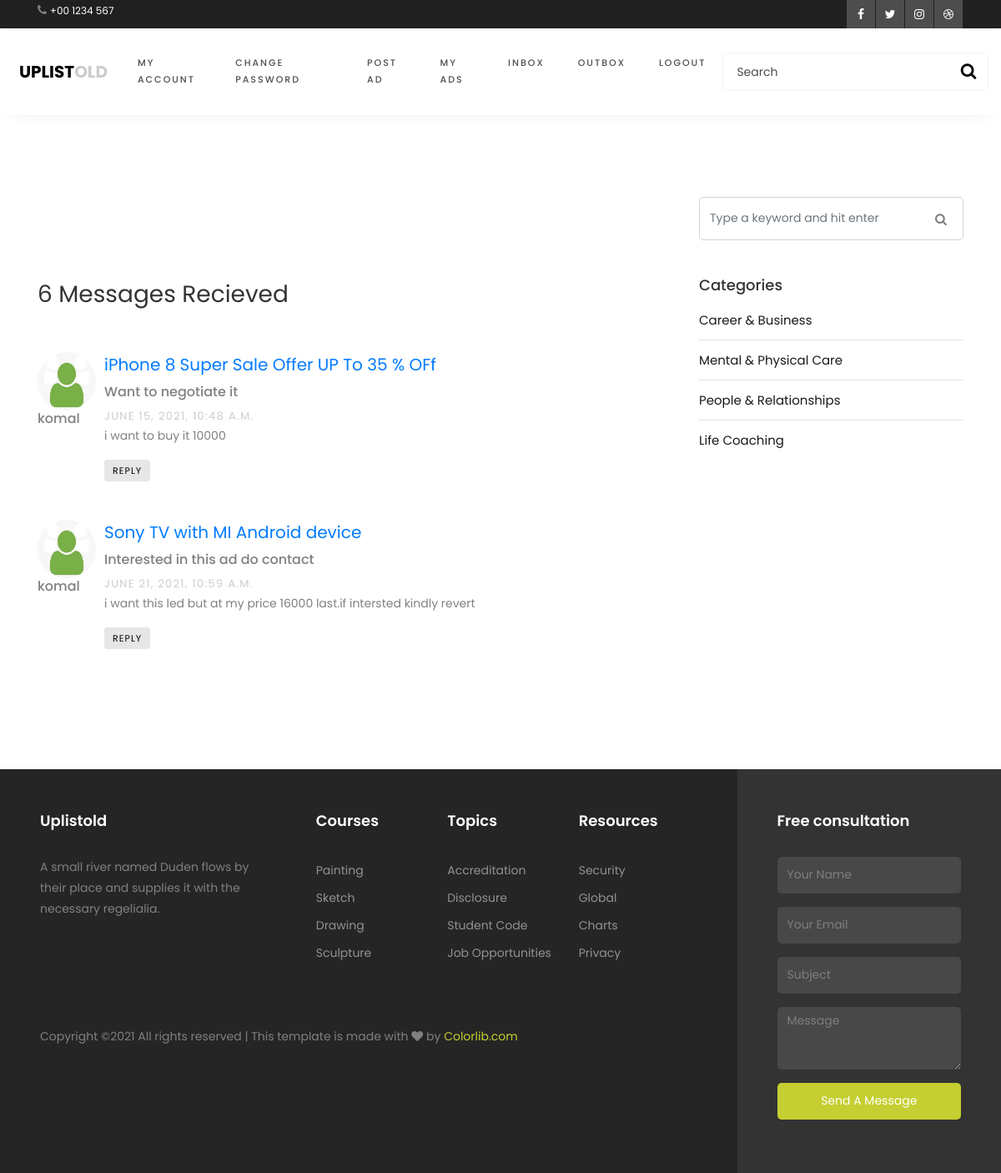
Page /inbox (signed in) on the committed database.
### uplistold/models.py (models this page shows, shortened)
class Message(models.Model):
    sender=models.ForeignKey(User,on_delete=models.CASCADE)
    reciever=models.ForeignKey(User,on_delete=models.CASCADE,related_name="reciever")
    ad_id=models.ForeignKey(Postad,on_delete=models.CASCADE,related_name="sender")
    sub=models.CharField(max_length=200,blank=True,null=True)
    msg=models.CharField(max_length=500,blank=True,null=True)
    posted_date=models.DateTimeField(default=datetime.now())

class Postad(models.Model):
    ad_title=models.CharField(max_length=200,null=True,blank=True)
    ad_desc=models.CharField(max_length=500)
    ad_location=models.ForeignKey(Location,blank=True,null=True,on_delete=models.CASCADE)
    ad_category=models.ForeignKey(Category,blank=True,null=True,on_delete=models.CASCADE)
    ad_price=models.IntegerField(null=True,blank=True)
    ad_postedby=models.ForeignKey(User,on_delete=models.CASCADE)
    ad_image1=models.ImageField(upload_to="images/ad_images/",null=True,blank=True)
    ad_image2=models.ImageField(upload_to="images/ad_images/",null=True,blank=True)
    ad_image3 = models.ImageField(upload_to="images/ad_images/", null=True, blank=True)
    ad_postedon=models.DateTimeField(default=datetime.now)
    ad_phoneno=models.BigIntegerField(null=True,blank=True)
    ad_status=models.IntegerField(null=True,blank=True,default=1)
    def __str__(self):
        return self.ad_title

### uplistold/views.py (the view)
# urls.py: path('inbox', views.inbox,name='inbox'),
def inbox(request):
    idata=Message.objects.filter(reciever=request.user)
    return render(request, 'inbox.html',{'messages':idata})

### uplistold/templates/inbox.html (shortened to what this page needs)
{% include 'header.html'%}
{% load static%}
		<section class="ftco-section ftco-degree-bg">
      <div class="container">
        <div class="row">
          <div class="col-lg-8 ftco-animate">
            <div class="pt-5 mt-5">
              <h3 class="mb-5">6 Messages Recieved</h3>
              <ul class="comment-list">
                {% for msg in messages%}
                <li class="comment">
                  <div class="vcard bio">
                    <img src="media/images/profile/default.png" style="height:70px;width:70px;" alt="Image placeholder">
                    <h6>{{msg.sender}}</h6>
                  </div>
                  <div class="comment-body">
                    <h3 class="text-primary">{{msg.ad_id}}</h3>
                    <h6 >{{msg.sub}}</h6>
                    <div class="meta">{{msg.posted_date}}</div>
                    <p>{{msg.msg}}</p>
                    <p><a href="#" class="reply">Reply</a></p>
                  </div>
                </li>
                {% endfor %}
              </ul>
            </div>
          </div>
          <div class="col-lg-4 sidebar pl-lg-5 ftco-animate">
            <div class="sidebar-box">
              <form action="#" class="search-form">
                <div class="form-group">
                  <span class="fa fa-search"></span>
                  <input type="text" class="form-control" placeholder="Type a keyword and hit enter">
                </div>
              </form>
            </div>
            <div class="sidebar-box ftco-animate">
              <div class="categories">
                <h3>Categories</h3>
                <li><a href="#">Career &amp; Business </a></li>
                <li><a href="#">Mental &amp; Physical Care </a></li>
                <li><a href="#">People &amp; Relationships </a></li>
                <li><a href="#">Life Coaching </a></li>
              </div>
            </div>
          </div>
        </div>
      </div>
    </section>
 {% include 'footer.html'%}

### rows in the picture
Message: sender "komal", ad_id "iPhone 8 Super Sale Offer UP To 35 % OFf", sub "Want to negotiate it", posted_date "JUNE 15, 2021, 10:48 A.M.", msg "i want to buy it 10000"
Message: sender "komal", ad_id "Sony TV with MI Android device", sub "Interested in this ad do contact", posted_date "JUNE 21, 2021, 10:59 A.M.", msg "i want this led but at my price 16000 last.if intersted kindly revert"
